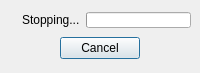
<ui version="4.0" >
 <author></author>
 <comment></comment>
 <exportmacro></exportmacro>
 <class>StoppingDialog</class>
 <widget class="QDialog" name="StoppingDialog" >
  <property name="geometry" >
   <rect>
    <x>0</x>
    <y>0</y>
    <width>200</width>
    <height>73</height>
   </rect>
  </property>
  <property name="windowTitle" >
   <string>QxRunner</string>
  </property>
  <property name="modal" >
   <bool>true</bool>
  </property>
  <layout class="QGridLayout" >
   <property name="margin" >
    <number>9</number>
   </property>
   <property name="spacing" >
    <number>6</number>
   </property>
   <item row="1" column="0" colspan="3" >
    <layout class="QHBoxLayout" >
     <property name="margin" >
      <number>0</number>
     </property>
     <property name="spacing" >
      <number>6</number>
     </property>
     <item>
      <spacer>
       <property name="orientation" >
        <enum>Qt::Horizontal</enum>
       </property>
       <property name="sizeHint" >
        <size>
         <width>16</width>
         <height>20</height>
        </size>
       </property>
      </spacer>
     </item>
     <item>
      <widget class="QPushButton" name="buttonCancel" >
       <property name="text" >
        <string>Cancel</string>
       </property>
       <property name="default" >
        <bool>true</bool>
       </property>
      </widget>
     </item>
     <item>
      <spacer>
       <property name="orientation" >
        <enum>Qt::Horizontal</enum>
       </property>
       <property name="sizeHint" >
        <size>
         <width>20</width>
         <height>20</height>
        </size>
       </property>
      </spacer>
     </item>
    </layout>
   </item>
   <item row="0" column="0" >
    <widget class="QLabel" name="labelPic" >
     <property name="text" >
      <string/>
     </property>
     <property name="pixmap" >
      <pixmap resource="Resources/qxrunner.qrc" >:/icons/info_blue_24x24.png</pixmap>
     </property>
    </widget>
   </item>
   <item row="0" column="2" >
    <widget class="QProgressBar" name="progressBar" >
     <property name="maximumSize" >
      <size>
       <width>16777215</width>
       <height>16</height>
      </size>
     </property>
     <property name="minimum" >
      <number>1</number>
     </property>
     <property name="maximum" >
      <number>10</number>
     </property>
     <property name="value" >
      <number>1</number>
     </property>
     <property name="textVisible" >
      <bool>false</bool>
     </property>
     <property name="orientation" >
      <enum>Qt::Horizontal</enum>
     </property>
    </widget>
   </item>
   <item row="0" column="1" >
    <widget class="QLabel" name="labelText" >
     <property name="text" >
      <string>Stopping...</string>
     </property>
    </widget>
   </item>
  </layout>
 </widget>
 <layoutdefault spacing="6" margin="11" />
 <pixmapfunction></pixmapfunction>
 <resources>
  <include location="Resources/qxrunner.qrc" />
 </resources>
 <connections/>
</ui>
